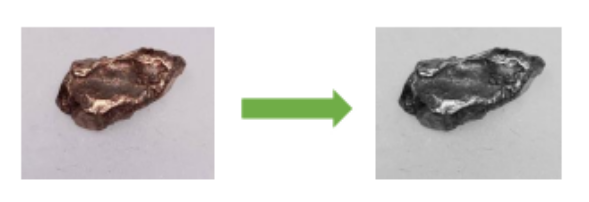
#> input picture Images/img1.png, 589 x 202 px, given in place of the camera
$ python lsm_beforewebcam.py
#> lines starting #> are read from the running program, lines starting #| are printed output that depends on the picture; after the words box and inside, x2 and y2 are one past the last pixel; in counts of white or black regions, pixels touching at a corner belong together
import cv2
import os
import numpy as np
from sklearn.cluster import KMeans


import pandas as pd
from matplotlib import pyplot as plt

df = pd.read_csv("hsv_data.csv")
#> (reads hsv_data.csv from the repository)
print(df.head())

inputs = df[['h','s','v']]
target = df['label']


from sklearn import tree
model = tree.DecisionTreeClassifier()

model.fit(inputs, target)
##tree.plot_tree(model)
##plt.show()
print('model score', model.score(inputs,target))


##print(inputs)
##print(target)


def make_histogram(cluster):
    """
    Count the number of pixels in each cluster
    :param: KMeans cluster
    :return: numpy histogram
    """
    numLabels = np.arange(0, len(np.unique(cluster.labels_)) + 1)
    hist, _ = np.histogram(cluster.labels_, bins=numLabels)
    hist = hist.astype('float32')
    hist /= hist.sum()
    return hist


def make_bar(height, width, color):
    """
    Create an image of a given color
    :param: height of the image
    :param: width of the image
    :param: BGR pixel values of the color
    :return: tuple of bar, rgb values, and hsv values
    """
    bar = np.zeros((height, width, 3), np.uint8)
    bar[:] = color
    red, green, blue = int(color[2]), int(color[1]), int(color[0])
    hsv_bar = cv2.cvtColor(bar, cv2.COLOR_BGR2HSV)
    hue, sat, val = hsv_bar[0][0]
    return bar, (red, green, blue), (hue, sat, val)


def sort_hsvs(hsv_list):
    """
    Sort the list of HSV values
    :param hsv_list: List of HSV tuples
    :return: List of indexes, sorted by hue, then saturation, then value
    """
    bars_with_indexes = []
    for index, hsv_val in enumerate(hsv_list):
        bars_with_indexes.append((index, hsv_val[0], hsv_val[1], hsv_val[2]))
    bars_with_indexes.sort(key=lambda elem: (elem[1], elem[2], elem[3]))
    return [item[0] for item in bars_with_indexes]


# [14 lines of commented-out code are left out]


cap = cv2.VideoCapture(0)
if not cap.isOpened():
    print("Cannot open camera")
    exit()
while True:
    # Capture frame-by-frame
    ret, orig_image = cap.read()
#> orig_image is the input picture: shape (202, 589, 3); mean B, G, R 209.3, 210.5, 212.4
    # if frame is read correctly ret is True
    if not ret:
        print("Can't receive frame (stream end?). Exiting ...")
        break


    #cv2.imshow('orig',orig_image)
    imgray = cv2.cvtColor(orig_image, cv2.COLOR_BGR2GRAY)
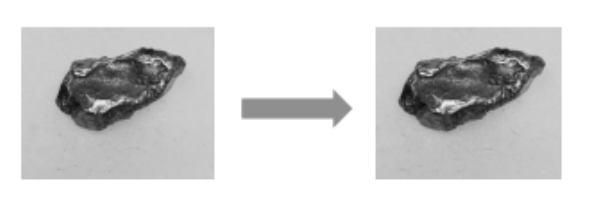
#> imgray: shape (202, 589); min 13, max 255, mean 210.9

    thresh = cv2.Canny(imgray,30,400)
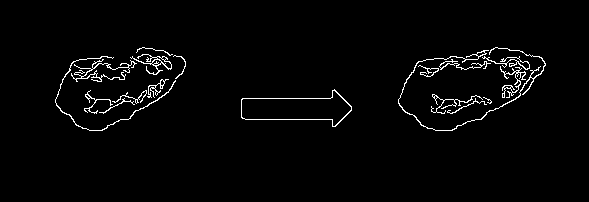
#> thresh: shape (202, 589); 2.3% white in thin lines or dots, all inside (x1, y1, x2, y2) = (55, 47, 546, 131)
    thresh = cv2.GaussianBlur(thresh,(3,3),0)
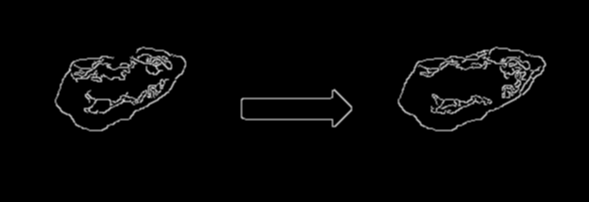
#> thresh: shape (202, 589); min 0, max 207, mean 5.9
    #cv2.imshow('thresh',thresh)
    contours, hierarchy = cv2.findContours(thresh, cv2.RETR_EXTERNAL, cv2.CHAIN_APPROX_SIMPLE)
#> contours = 3 contours; box (x1, y1, x2, y2) and area: (397, 46, 547, 132) 8349, (54, 46, 187, 132) 7017, (240, 88, 353, 128) 2636
    moments=[]
    contours = list(contours)
    for cnt in contours.copy():
        if cv2.contourArea(cnt) <100:
            contours.remove(cnt)
        else:
            M = cv2.moments(cnt)
            cx = int(M['m10']/M['m00'])
            cy = int(M['m01']/M['m00'])
            moments.append((cx,cy))
#> this loop made 3 passes
#> (cx, cy) on passes 1 to 3: (296, 108), (466, 86), (115, 87)
#> after the loop, moments = [(296, 108), (466, 86), (115, 87)]

    if len(contours) == 0:
        print('down here with 0 countors')


        cv2.imshow('orig image',orig_image)
        if cv2.waitKey(1) == ord('q'):
            break


        continue
    print(moments)
#| [(296, 108), (466, 86), (115, 87)]

    for i, cnt in enumerate(contours):


        new_mask=np.zeros(np.shape(orig_image)[:])
        cv2.drawContours(new_mask, [cnt], -1, (255,255,255), thickness=-1)

        img2_fg = np.multiply(orig_image,new_mask//255)

        #cv2.imshow('img2fg',img2_fg)


# START HERE
        img = img2_fg
        height, width, _ = np.shape(img)

        # reshape the image to be a simple list of RGB pixels
        image = img.reshape((height * width, 3))

        # we'll pick the 2 most common colors
        num_clusters = 2
        clusters = KMeans(n_clusters=num_clusters)
        clusters.fit(image)
        bgr=np.floor(clusters.cluster_centers_[1])


# [27 lines of commented-out code are left out]

        hsv_value = cv2.cvtColor(np.uint8([[bgr]]), cv2.COLOR_BGR2HSV)
        print('hsv value', hsv_value[0])
        prediction = model.predict(hsv_value[0])[0]
        if prediction==0:
            met_detected="aluminum"
        elif prediction ==1:
            met_detected ="copper"
        elif prediction == 2 :
            met_detected = "messing"
# [10 lines of commented-out code are left out]

        font = cv2.FONT_HERSHEY_SIMPLEX
        cv2.putText(orig_image,met_detected,moments[i], font, 1,(255,0,255),2,cv2.LINE_AA)
#> this loop made 3 passes
#> (bgr, hsv_value, prediction, met_detected) on passes 1 to 3: ([106, 188, 139], [[48, 111, 188]], 2, 'messing'), ([106, 97, 106], [[150, 22, 106]], 0, 'aluminum'), ([83, 90, 119], [[6, 77, 119]], 1, 'copper')
#| hsv value [[ 48 111 188]]
#| hsv value [[150  22 106]]
#| hsv value [[  6  77 119]]
#> pass 1, `img2_fg = np.multiply(orig_image,new_mask//255)`:
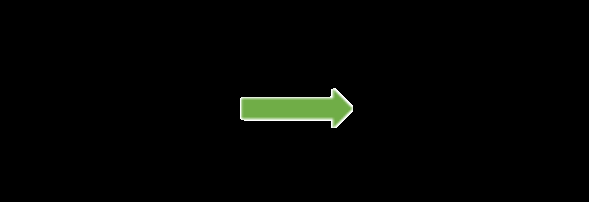
#> img2_fg: shape (202, 589, 3) float64; mean B, G, R 2.5, 4.4, 3.2
#> pass 3, `img2_fg = np.multiply(orig_image,new_mask//255)`:
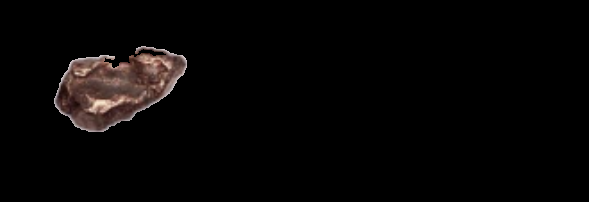
#> img2_fg: shape (202, 589, 3) float64; mean B, G, R 4.8, 5.2, 7
#> after the loop:
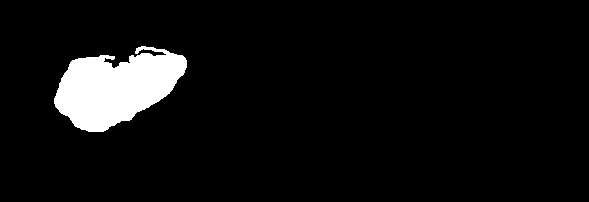
#> new_mask: shape (202, 589, 3) float64; 6.1% white; 1 white region, box (x1, y1, x2, y2) and area: (54, 46, 187, 132) 7229
#> after the loop:
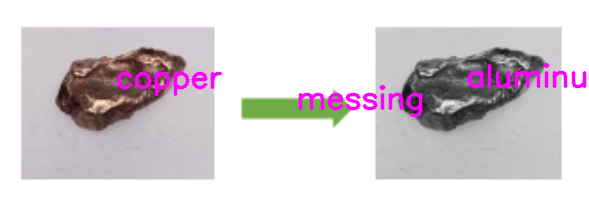
#> orig_image: shape (202, 589, 3); 3.57% of pixels changed, all inside (x1, y1, x2, y2) = (116, 63, 587, 118)
    cv2.imshow('orig image',orig_image)
# [5 lines of commented-out code are left out]
    if cv2.waitKey(1) == ord('q'):
#> (key q is pressed here)
        break
# When everything done, release the capture
cap.release()
cv2.destroyAllWindows()


##print(hsv_data)
##np.savetxt("hsv_data.csv",
##           hsv_data,
##           delimiter =", ",
##           fmt ='% s')
